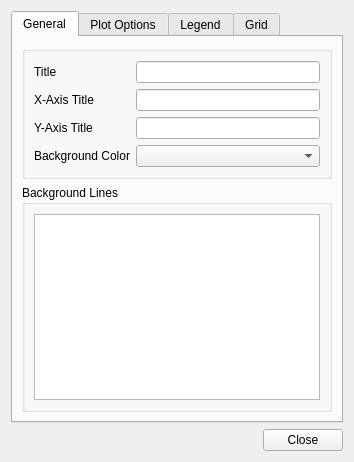
<?xml version="1.0" encoding="UTF-8"?>
<ui version="4.0">
 <class>curvesetting</class>
 <widget class="QDialog" name="curvesetting">
  <property name="geometry">
   <rect>
    <x>0</x>
    <y>0</y>
    <width>321</width>
    <height>450</height>
   </rect>
  </property>
  <property name="sizePolicy">
   <sizepolicy hsizetype="Expanding" vsizetype="Expanding">
    <horstretch>0</horstretch>
    <verstretch>0</verstretch>
   </sizepolicy>
  </property>
  <property name="windowTitle">
   <string>Dialog</string>
  </property>
  <layout class="QVBoxLayout" name="verticalLayout_21">
   <item>
    <widget class="QTabWidget" name="tabWidget">
     <property name="currentIndex">
      <number>0</number>
     </property>
     <widget class="QWidget" name="tab_3">
      <attribute name="title">
       <string>General</string>
      </attribute>
      <layout class="QVBoxLayout" name="verticalLayout_18">
       <item>
        <widget class="QGroupBox" name="groupBox">
         <property name="title">
          <string/>
         </property>
         <layout class="QVBoxLayout" name="verticalLayout_7">
          <item>
           <layout class="QFormLayout" name="formLayout">
            <item row="0" column="0">
             <widget class="QLabel" name="label_13">
              <property name="text">
               <string>Title</string>
              </property>
             </widget>
            </item>
            <item row="0" column="1">
             <widget class="QLineEdit" name="lineEdit_Title"/>
            </item>
            <item row="2" column="0">
             <widget class="QLabel" name="label_16">
              <property name="text">
               <string>X-Axis Title</string>
              </property>
             </widget>
            </item>
            <item row="2" column="1">
             <widget class="QLineEdit" name="lineEdit_X_axis"/>
            </item>
            <item row="4" column="0">
             <widget class="QLabel" name="label_17">
              <property name="text">
               <string>Y-Axis Title</string>
              </property>
             </widget>
            </item>
            <item row="4" column="1">
             <widget class="QLineEdit" name="lineEdit_Y_axis"/>
            </item>
            <item row="5" column="1">
             <widget class="QComboBox" name="comboBox_backcolor"/>
            </item>
            <item row="5" column="0">
             <widget class="QLabel" name="label_15">
              <property name="text">
               <string>Background Color</string>
              </property>
             </widget>
            </item>
           </layout>
          </item>
         </layout>
        </widget>
       </item>
       <item>
        <widget class="QGroupBox" name="bgGroupBox">
         <property name="title">
          <string>Background Lines</string>
         </property>
         <layout class="QVBoxLayout" name="verticalLayout_2">
          <item>
           <widget class="QListWidget" name="bgList"/>
          </item>
         </layout>
        </widget>
       </item>
      </layout>
     </widget>
     <widget class="QWidget" name="tab_4">
      <attribute name="title">
       <string>Plot Options</string>
      </attribute>
      <layout class="QVBoxLayout" name="verticalLayout_6">
       <item>
        <widget class="QLabel" name="label_9">
         <property name="text">
          <string>Curve List</string>
         </property>
        </widget>
       </item>
       <item>
        <widget class="QListWidget" name="listWidget">
         <property name="sizePolicy">
          <sizepolicy hsizetype="Expanding" vsizetype="Minimum">
           <horstretch>0</horstretch>
           <verstretch>0</verstretch>
          </sizepolicy>
         </property>
         <property name="maximumSize">
          <size>
           <width>16777215</width>
           <height>300</height>
          </size>
         </property>
        </widget>
       </item>
       <item>
        <widget class="QGroupBox" name="curveActionBox">
         <property name="title">
          <string/>
         </property>
         <layout class="QVBoxLayout" name="verticalLayout_5">
          <item>
           <layout class="QHBoxLayout" name="horizontalLayout_2">
            <item>
             <widget class="QPushButton" name="editCurveButton">
              <property name="text">
               <string>Edit Curve</string>
              </property>
             </widget>
            </item>
            <item>
             <widget class="QPushButton" name="deleteCurveButton">
              <property name="text">
               <string>Delete Curve</string>
              </property>
             </widget>
            </item>
           </layout>
          </item>
          <item>
           <layout class="QFormLayout" name="formLayout_3">
            <item row="0" column="0">
             <widget class="QLabel" name="label_14">
              <property name="text">
               <string>Line Title</string>
              </property>
             </widget>
            </item>
            <item row="0" column="1">
             <widget class="QLabel" name="label">
              <property name="text">
               <string>Width     </string>
              </property>
             </widget>
            </item>
            <item row="1" column="0">
             <widget class="QLineEdit" name="lineEdit_linetitle"/>
            </item>
            <item row="1" column="1">
             <widget class="QSpinBox" name="lineWidthSB"/>
            </item>
            <item row="2" column="0">
             <widget class="QLabel" name="label_2">
              <property name="text">
               <string>Color</string>
              </property>
             </widget>
            </item>
            <item row="2" column="1">
             <widget class="QLabel" name="label_3">
              <property name="text">
               <string>Line Style</string>
              </property>
             </widget>
            </item>
            <item row="3" column="0">
             <widget class="QComboBox" name="comboBox"/>
            </item>
            <item row="3" column="1">
             <widget class="QComboBox" name="comboBox_2">
              <item>
               <property name="text">
                <string>NoPen</string>
               </property>
              </item>
              <item>
               <property name="text">
                <string>Solid Line</string>
               </property>
              </item>
              <item>
               <property name="text">
                <string>Dash Line</string>
               </property>
              </item>
              <item>
               <property name="text">
                <string>Dot Line</string>
               </property>
              </item>
              <item>
               <property name="text">
                <string>Dash Dot Line</string>
               </property>
              </item>
              <item>
               <property name="text">
                <string>Dash Dot Dot Line</string>
               </property>
              </item>
             </widget>
            </item>
           </layout>
          </item>
         </layout>
        </widget>
       </item>
      </layout>
     </widget>
     <widget class="QWidget" name="tab">
      <attribute name="title">
       <string>Legend</string>
      </attribute>
      <layout class="QVBoxLayout" name="verticalLayout_10">
       <item>
        <widget class="QCheckBox" name="checkBox_legend">
         <property name="text">
          <string>Enable Legend</string>
         </property>
         <property name="iconSize">
          <size>
           <width>5</width>
           <height>5</height>
          </size>
         </property>
        </widget>
       </item>
       <item>
        <widget class="QGroupBox" name="groupBox_2">
         <property name="title">
          <string/>
         </property>
         <layout class="QVBoxLayout" name="verticalLayout">
          <item>
           <layout class="QHBoxLayout" name="horizontalLayout">
            <item>
             <widget class="QRadioButton" name="radio_Legend1">
              <property name="text">
               <string>External       </string>
              </property>
             </widget>
            </item>
            <item>
             <widget class="QRadioButton" name="radio_Legend2">
              <property name="text">
               <string>Internal       </string>
              </property>
             </widget>
            </item>
            <item>
             <spacer name="horizontalSpacer_2">
              <property name="orientation">
               <enum>Qt::Horizontal</enum>
              </property>
              <property name="sizeHint" stdset="0">
               <size>
                <width>40</width>
                <height>20</height>
               </size>
              </property>
             </spacer>
            </item>
           </layout>
          </item>
          <item>
           <layout class="QFormLayout" name="formLayout_2">
            <item row="0" column="0">
             <widget class="QLabel" name="label_4">
              <property name="text">
               <string>Position</string>
              </property>
             </widget>
            </item>
            <item row="0" column="1">
             <widget class="QComboBox" name="positionBox">
              <item>
               <property name="text">
                <string>Left</string>
               </property>
              </item>
              <item>
               <property name="text">
                <string>Right</string>
               </property>
              </item>
              <item>
               <property name="text">
                <string>Bottom</string>
               </property>
              </item>
              <item>
               <property name="text">
                <string>Top</string>
               </property>
              </item>
             </widget>
            </item>
            <item row="1" column="0">
             <widget class="QLabel" name="label_5">
              <property name="text">
               <string>Horizontal</string>
              </property>
             </widget>
            </item>
            <item row="1" column="1">
             <widget class="QComboBox" name="hAlignmentBox">
              <item>
               <property name="text">
                <string>Left</string>
               </property>
              </item>
              <item>
               <property name="text">
                <string>Centered</string>
               </property>
              </item>
              <item>
               <property name="text">
                <string>Right</string>
               </property>
              </item>
             </widget>
            </item>
            <item row="2" column="0">
             <widget class="QLabel" name="label_6">
              <property name="text">
               <string>Vertical</string>
              </property>
             </widget>
            </item>
            <item row="2" column="1">
             <widget class="QComboBox" name="vAlignmentBox">
              <item>
               <property name="text">
                <string>Top</string>
               </property>
              </item>
              <item>
               <property name="text">
                <string>Centered</string>
               </property>
              </item>
              <item>
               <property name="text">
                <string>Bottom</string>
               </property>
              </item>
             </widget>
            </item>
            <item row="3" column="0">
             <widget class="QLabel" name="label_7">
              <property name="text">
               <string>columns             </string>
              </property>
             </widget>
            </item>
            <item row="3" column="1">
             <widget class="QLineEdit" name="lineEdit_legendcol"/>
            </item>
            <item row="4" column="0">
             <widget class="QLabel" name="label_8">
              <property name="text">
               <string>Size                   </string>
              </property>
             </widget>
            </item>
            <item row="4" column="1">
             <widget class="QLineEdit" name="lineEdit_legendsize"/>
            </item>
           </layout>
          </item>
         </layout>
        </widget>
       </item>
      </layout>
     </widget>
     <widget class="QWidget" name="tab_2">
      <attribute name="title">
       <string>Grid</string>
      </attribute>
      <layout class="QHBoxLayout" name="horizontalLayout_19">
       <item>
        <widget class="QGroupBox" name="groupBox_4">
         <property name="title">
          <string>Major Grid Line</string>
         </property>
         <layout class="QVBoxLayout" name="verticalLayout_14">
          <item>
           <layout class="QVBoxLayout" name="verticalLayout_3">
            <item>
             <layout class="QVBoxLayout" name="verticalLayout_22">
              <item>
               <widget class="QCheckBox" name="checkBox_enabley">
                <property name="text">
                 <string>Enable Y</string>
                </property>
               </widget>
              </item>
              <item>
               <widget class="QCheckBox" name="checkBox_enablex">
                <property name="text">
                 <string>Enable X</string>
                </property>
               </widget>
              </item>
             </layout>
            </item>
            <item>
             <layout class="QVBoxLayout" name="verticalLayout_12">
              <item>
               <layout class="QVBoxLayout" name="verticalLayout_26">
                <item>
                 <widget class="QLabel" name="label_32">
                  <property name="text">
                   <string>Width</string>
                  </property>
                 </widget>
                </item>
                <item>
                 <widget class="QSpinBox" name="spinBox_major"/>
                </item>
               </layout>
              </item>
              <item>
               <layout class="QVBoxLayout" name="verticalLayout_27">
                <item>
                 <widget class="QLabel" name="label_33">
                  <property name="text">
                   <string>Color</string>
                  </property>
                 </widget>
                </item>
                <item>
                 <widget class="QComboBox" name="comboBox_color_x"/>
                </item>
               </layout>
              </item>
              <item>
               <layout class="QVBoxLayout" name="verticalLayout_28">
                <item>
                 <widget class="QLabel" name="label_34">
                  <property name="text">
                   <string>Line Style</string>
                  </property>
                 </widget>
                </item>
                <item>
                 <widget class="QComboBox" name="comboBox_line_major">
                  <item>
                   <property name="text">
                    <string>No Pen</string>
                   </property>
                  </item>
                  <item>
                   <property name="text">
                    <string>Solid Line</string>
                   </property>
                  </item>
                  <item>
                   <property name="text">
                    <string>Dash Line</string>
                   </property>
                  </item>
                  <item>
                   <property name="text">
                    <string>Dot Line</string>
                   </property>
                  </item>
                  <item>
                   <property name="text">
                    <string>Dash Dot Line</string>
                   </property>
                  </item>
                  <item>
                   <property name="text">
                    <string>Dash Dot Dot line</string>
                   </property>
                  </item>
                 </widget>
                </item>
               </layout>
              </item>
             </layout>
            </item>
           </layout>
          </item>
         </layout>
        </widget>
       </item>
       <item>
        <widget class="QGroupBox" name="groupBox_5">
         <property name="title">
          <string>Minor Grid Line</string>
         </property>
         <layout class="QVBoxLayout" name="verticalLayout_15">
          <item>
           <layout class="QVBoxLayout" name="verticalLayout_4">
            <item>
             <layout class="QVBoxLayout" name="verticalLayout_11">
              <item>
               <widget class="QCheckBox" name="checkBox_enableym">
                <property name="text">
                 <string>Enable Y</string>
                </property>
               </widget>
              </item>
              <item>
               <widget class="QCheckBox" name="checkBox_enablexm">
                <property name="text">
                 <string>Enable X</string>
                </property>
               </widget>
              </item>
             </layout>
            </item>
            <item>
             <layout class="QVBoxLayout" name="verticalLayout_13">
              <item>
               <layout class="QVBoxLayout" name="verticalLayout_25">
                <item>
                 <widget class="QLabel" name="label_35">
                  <property name="text">
                   <string>Width</string>
                  </property>
                 </widget>
                </item>
                <item>
                 <widget class="QSpinBox" name="spinBox_minor"/>
                </item>
               </layout>
              </item>
              <item>
               <layout class="QVBoxLayout" name="verticalLayout_24">
                <item>
                 <widget class="QLabel" name="label_36">
                  <property name="text">
                   <string>Color</string>
                  </property>
                 </widget>
                </item>
                <item>
                 <widget class="QComboBox" name="comboBox_color_xmin"/>
                </item>
               </layout>
              </item>
              <item>
               <layout class="QVBoxLayout" name="verticalLayout_23">
                <item>
                 <widget class="QLabel" name="label_37">
                  <property name="text">
                   <string>Line Style</string>
                  </property>
                 </widget>
                </item>
                <item>
                 <widget class="QComboBox" name="comboBox_line_minor">
                  <item>
                   <property name="text">
                    <string>No Pen</string>
                   </property>
                  </item>
                  <item>
                   <property name="text">
                    <string>Solid Line</string>
                   </property>
                  </item>
                  <item>
                   <property name="text">
                    <string>Dash Line</string>
                   </property>
                  </item>
                  <item>
                   <property name="text">
                    <string>Dot Line</string>
                   </property>
                  </item>
                  <item>
                   <property name="text">
                    <string>Dash Line</string>
                   </property>
                  </item>
                  <item>
                   <property name="text">
                    <string>Dash Dot Line</string>
                   </property>
                  </item>
                  <item>
                   <property name="text">
                    <string>Dash Dot Dot Line</string>
                   </property>
                  </item>
                 </widget>
                </item>
               </layout>
              </item>
             </layout>
            </item>
           </layout>
          </item>
         </layout>
        </widget>
       </item>
      </layout>
     </widget>
    </widget>
   </item>
   <item>
    <layout class="QHBoxLayout" name="horizontalLayout_18">
     <item>
      <spacer name="horizontalSpacer">
       <property name="orientation">
        <enum>Qt::Horizontal</enum>
       </property>
       <property name="sizeHint" stdset="0">
        <size>
         <width>40</width>
         <height>20</height>
        </size>
       </property>
      </spacer>
     </item>
     <item>
      <widget class="QPushButton" name="pushButton_2">
       <property name="text">
        <string>Close</string>
       </property>
      </widget>
     </item>
    </layout>
   </item>
  </layout>
 </widget>
 <tabstops>
  <tabstop>pushButton_2</tabstop>
  <tabstop>tabWidget</tabstop>
  <tabstop>lineEdit_Title</tabstop>
  <tabstop>lineEdit_X_axis</tabstop>
  <tabstop>lineEdit_Y_axis</tabstop>
  <tabstop>comboBox_backcolor</tabstop>
  <tabstop>bgList</tabstop>
  <tabstop>listWidget</tabstop>
  <tabstop>editCurveButton</tabstop>
  <tabstop>deleteCurveButton</tabstop>
  <tabstop>lineEdit_linetitle</tabstop>
  <tabstop>lineWidthSB</tabstop>
  <tabstop>comboBox</tabstop>
  <tabstop>comboBox_2</tabstop>
  <tabstop>checkBox_legend</tabstop>
  <tabstop>radio_Legend1</tabstop>
  <tabstop>radio_Legend2</tabstop>
  <tabstop>positionBox</tabstop>
  <tabstop>hAlignmentBox</tabstop>
  <tabstop>vAlignmentBox</tabstop>
  <tabstop>lineEdit_legendcol</tabstop>
  <tabstop>lineEdit_legendsize</tabstop>
  <tabstop>checkBox_enabley</tabstop>
  <tabstop>checkBox_enablex</tabstop>
  <tabstop>checkBox_enableym</tabstop>
  <tabstop>checkBox_enablexm</tabstop>
  <tabstop>spinBox_major</tabstop>
  <tabstop>comboBox_color_x</tabstop>
  <tabstop>comboBox_line_major</tabstop>
  <tabstop>spinBox_minor</tabstop>
  <tabstop>comboBox_color_xmin</tabstop>
  <tabstop>comboBox_line_minor</tabstop>
 </tabstops>
 <resources/>
 <connections/>
</ui>
